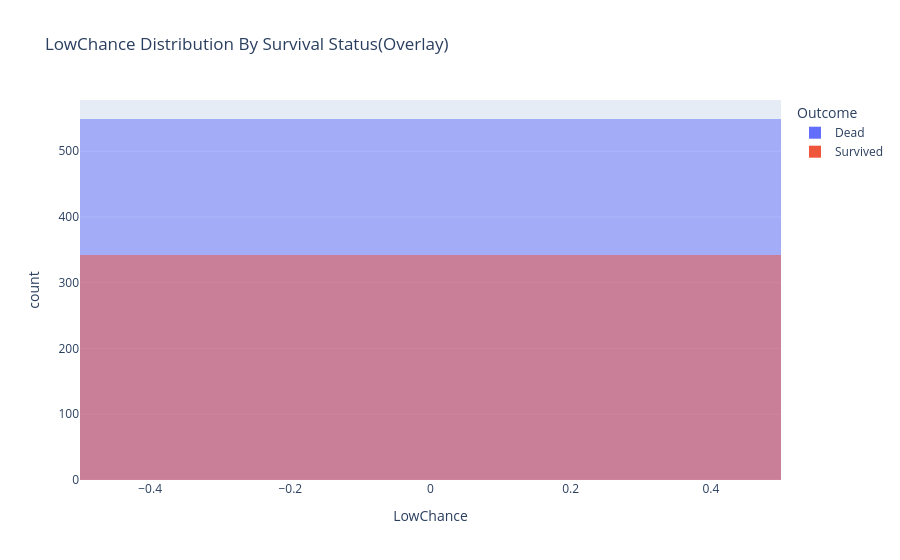

The notebook cell saved with this chart:
### Code cell
import plotly.express as px

train_low = train.copy()

#매핑하기
train_low["Outcome"] = train_low["Survived"].map({0: "Dead", 1: "Survived"})


fig = px.histogram(
    train_low,
    x="LowChance",
    color="Outcome",
    barmode="overlay",
    title="LowChance Distribution By Survival Status(Overlay)"
)

fig.show()

### Figure 1 — Plotly figure (JSON) as saved in the notebook; plotly's stock layout.template omitted (floating-point values rounded to 4 significant figures; data arrays with more than 128 entries replaced by an {"elided": "..."} marker saying what was removed)
{"data": [{"alignmentgroup": "True", "bingroup": "x", "hovertemplate": "Outcome=Dead<br>LowChance=%{x}<br>count=%{y}<extra></extra>", "legendgroup": "Dead", "marker": {"color": "#636efa", "opacity": 0.5, "pattern": {"shape": ""}}, "name": "Dead", "offsetgroup": "Dead", "orientation": "v", "showlegend": true, "type": "histogram", "x": {"elided": "549 int values"}, "xaxis": "x", "yaxis": "y"}, {"alignmentgroup": "True", "bingroup": "x", "hovertemplate": "Outcome=Survived<br>LowChance=%{x}<br>count=%{y}<extra></extra>", "legendgroup": "Survived", "marker": {"color": "#EF553B", "opacity": 0.5, "pattern": {"shape": ""}}, "name": "Survived", "offsetgroup": "Survived", "orientation": "v", "showlegend": true, "type": "histogram", "x": {"elided": "342 int values"}, "xaxis": "x", "yaxis": "y"}], "layout": {"barmode": "overlay", "legend": {"title": {"text": "Outcome"}, "tracegroupgap": 0}, "title": {"text": "LowChance Distribution By Survival Status(Overlay)"}, "xaxis": {"anchor": "y", "domain": [0, 1], "title": {"text": "LowChance"}}, "yaxis": {"anchor": "x", "domain": [0, 1], "title": {"text": "count"}}}}
